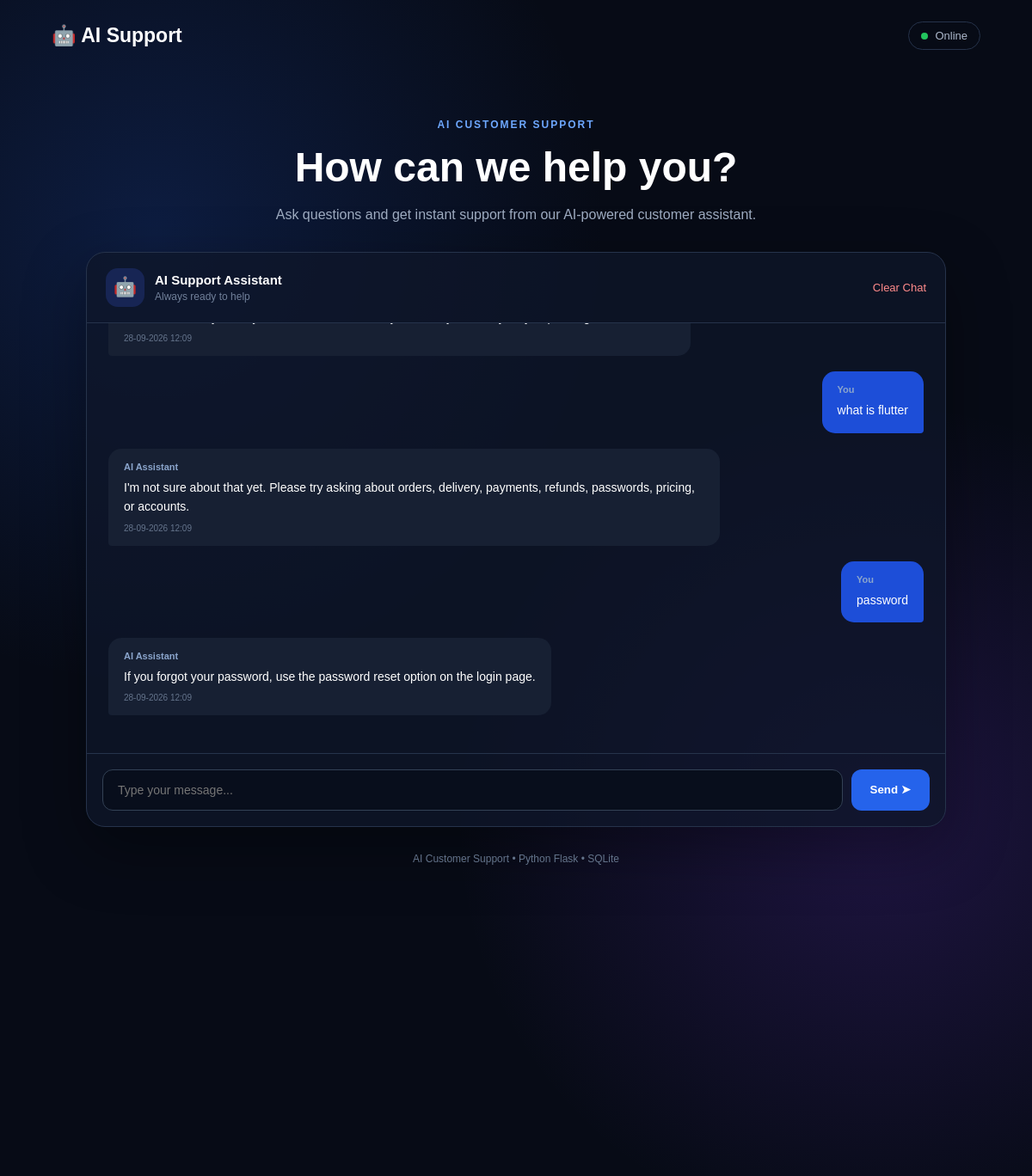
The page / on the database its author committed.
### tables this page shows
CREATE TABLE chats (
            id INTEGER PRIMARY KEY AUTOINCREMENT,
            user_message TEXT NOT NULL,
            bot_response TEXT NOT NULL,
            created_at TEXT NOT NULL
        );

### app.py (the view)
@app.route("/")
def home():
    chats = get_chats()
    return render_template(
        "index.html",
        chats=chats
    )

### app.py (called while the page is built)
def get_chats():
    conn = sqlite3.connect(DATABASE)
    conn.row_factory = sqlite3.Row
    chats = conn.execute("""
        SELECT * FROM chats
        ORDER BY id ASC
    """).fetchall()
    conn.close()
    return chats

### templates/index.html (shortened to what this page needs)
<!DOCTYPE html>
<html lang="en">
<head>
    <link rel="stylesheet"
          href="{{ url_for('static', filename='style.css') }}">
</head>
<body>
<div class="background"></div>
<header>
    <div class="logo">
        🤖 AI Support
    </div>
    <div class="status">
        <span></span>
        Online
    </div>
</header>
<main>
    <section class="hero">
        <div class="tag">
            AI CUSTOMER SUPPORT
        </div>
        <h1>
            How can we help you?
        </h1>
        <p>
            Ask questions and get instant support from
            our AI-powered customer assistant.
        </p>
    </section>
    <section class="chat-container">
        <div class="chat-header">
            <div class="bot-profile">
                <div class="bot-icon">
                    🤖
                </div>
                <div>
                    <h3>AI Support Assistant</h3>
                    <p>Always ready to help</p>
                </div>
            </div>
            <a href="/clear"
               class="clear-btn"
               onclick="return confirm('Clear all chat history?')">
                Clear Chat
            </a>
        </div>
        <div class="messages" id="messages">
            {% if chats %}
                {% for chat in chats %}
                    <div class="message user-message">
                        <div class="message-content">
                            <span class="label">
                                You
                            </span>
                            <p>
                                {{ chat.user_message }}
                            </p>
                        </div>
                    </div>
                    <div class="message bot-message">
                        <div class="message-content">
                            <span class="label">
                                AI Assistant
                            </span>
                            <p>
                                {{ chat.bot_response }}
                            </p>
                            <small>
                                {{ chat.created_at }}
                            </small>
                        </div>
                    </div>
                {% endfor %}
            {% endif %}
        </div>
        <form action="/chat"
              method="POST"
              class="chat-input">
            <input
                type="text"
                name="message"
                id="message"
                placeholder="Type your message..."
                autocomplete="off"
                required
            >
            <button type="submit">
                Send ➤
            </button>
        </form>
    </section>
</main>
<footer>
    <p>
        AI Customer Support • Python Flask • SQLite
    </p>
</footer>
</body>
</html>

### static/style.css (style rules this page uses)
* { margin: 0; padding: 0; box-sizing: border-box; }
body { font-family: Arial, sans-serif; background: #070b16; color: white; min-height: 100vh; }
.background { position: fixed; inset: 0; z-index: -1; background: radial-gradient( circle at 15% 20%, rgba(37, 99, 235, 0.20), transparent 35% ), radial-gradient( circle at 85% 70%, rgba(124, 58, 237, 0.20), transparent 35% ), #070b16; }
header { width: 90%; max-width: 1100px; margin: auto; padding: 25px 0; display: flex; justify-content: space-between; align-items: center; }
.logo { font-size: 23px; font-weight: bold; }
.status { display: flex; align-items: center; gap: 8px; padding: 8px 14px; border: 1px solid #26334b; border-radius: 20px; color: #aeb9cc; font-size: 13px; }
.status span { width: 8px; height: 8px; border-radius: 50%; background: #22c55e; }
main { width: 90%; max-width: 1000px; margin: auto; }
.hero { text-align: center; padding: 55px 10px 30px; }
.tag { color: #6ea8ff; font-size: 12px; font-weight: bold; letter-spacing: 2px; margin-bottom: 15px; }
.hero h1 { font-size: 48px; margin-bottom: 15px; }
.hero p { color: #9eabc0; font-size: 16px; line-height: 1.6; }
.chat-container { overflow: hidden; border: 1px solid #26334b; border-radius: 22px; background: rgba(15, 23, 42, 0.78); box-shadow: 0 25px 70px rgba(0, 0, 0, 0.35); }
.chat-header { padding: 18px 22px; border-bottom: 1px solid #26334b; display: flex; justify-content: space-between; align-items: center; }
.bot-profile { display: flex; align-items: center; gap: 12px; }
.bot-icon { width: 45px; height: 45px; border-radius: 14px; background: #172554; display: flex; align-items: center; justify-content: center; font-size: 22px; }
.bot-profile h3 { font-size: 15px; margin-bottom: 4px; }
.bot-profile p { font-size: 12px; color: #71809a; }
.clear-btn { text-decoration: none; color: #ff8b8b; font-size: 13px; }
.messages { min-height: 430px; max-height: 500px; overflow-y: auto; padding: 25px; }
.message { display: flex; margin-bottom: 18px; }
.message-content { max-width: 75%; padding: 15px 18px; border-radius: 15px; }
.message p { line-height: 1.6; font-size: 14px; }
.label { display: block; font-size: 11px; font-weight: bold; margin-bottom: 7px; color: #8ba5cc; }
.user-message { justify-content: flex-end; }
.user-message .message-content { background: #1d4ed8; border-bottom-right-radius: 4px; }
.bot-message { justify-content: flex-start; }
.bot-message .message-content { background: #172033; border-bottom-left-radius: 4px; }
.message small { display: block; margin-top: 8px; color: #65748c; font-size: 10px; }
.chat-input { display: flex; gap: 10px; padding: 18px; border-top: 1px solid #26334b; }
.chat-input input { flex: 1; padding: 15px 17px; border-radius: 12px; border: 1px solid #334155; outline: none; background: #080e1c; color: white; font-size: 14px; }
.chat-input button { padding: 0 22px; border: none; border-radius: 12px; background: #2563eb; color: white; font-weight: bold; cursor: pointer; transition: 0.3s; }
footer { text-align: center; padding: 30px; color: #64748b; font-size: 12px; }

### rows shown on the page
chats: created_at "28-09-2026 12:09"
chats: user_message "what is flutter", bot_response "I'm not sure about that yet. Please try asking about orders, delivery, payments, refunds, passwords, pricing, or accounts.", created_at "28-09-2026 12:09"
chats: user_message "password", bot_response "If you forgot your password, use the password reset option on the login page.", created_at "28-09-2026 12:09"
